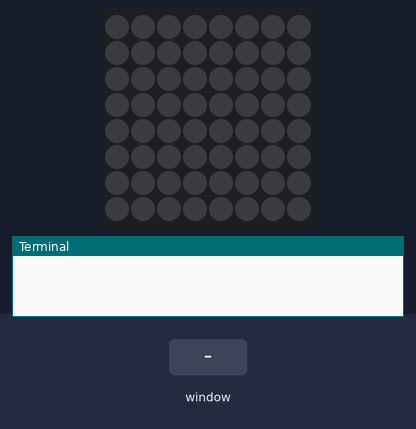
Bench run of a program on a simulated Raspberry Pi (BCM pin numbers) with a Sense HAT. On the bench: the Sense HAT's 8×8 RGB LED matrix, the last lines printed to the terminal. The test bench sets the inputs (shaded band). The desktop window is not drawn, its controls go by their first labels and the mouse button is held 0.15 s.

Above: at 1.3 s.
1.4 s: control labelled "Imprimir" in the window clicked
At 1.7 s:
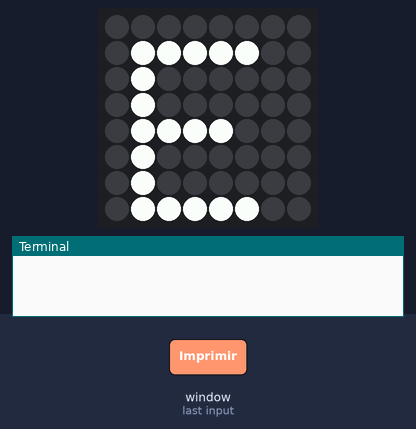
2.9 s: control labelled "Rotar" in the window clicked
At 4.0 s:
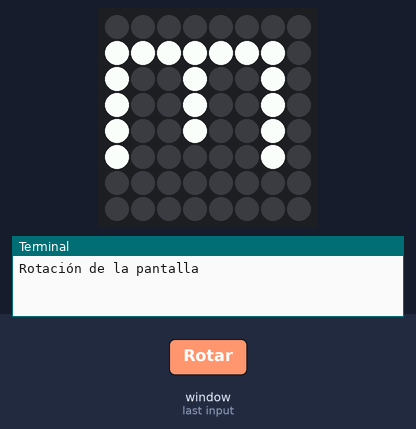
4.4 s: control labelled "Limpiar" in the window clicked
At 5.1 s:
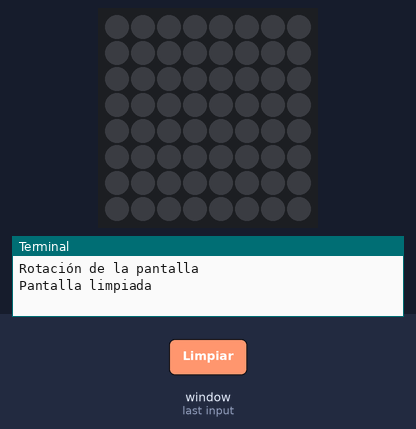
Timing chart, 0 to 7.4 s (numbered marks = the images above; inputs shaded):
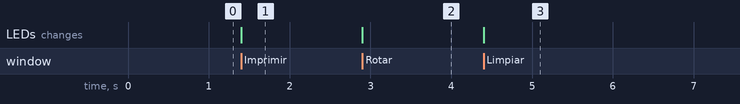

The program:

graphic_interface_0.py
```python
import tkinter as tk
from sense_hat import SenseHat

# Instanciamos el SenseHat
sense = SenseHat()

# Creamos el botón de encendido
def limpiar():
    sense.clear()
    print("Pantalla limpiada")

angle = 0
def rotar():
    global angle
    angle += 90
    angle = angle % 360
    sense.set_rotation(angle)
    print("Rotación de la pantalla")

def imprimir():
    sense.show_letter(caja_texto.get()[0])

def salir():
    exit()

# Creamos la ventana principal
ventana = tk.Tk()
ventana.geometry("300x200")
ventana.title("Control de pantalla")

# Botón de limpiar
boton_encender = tk.Button(ventana, text="Limpiar", command=limpiar)
boton_encender.place(x=50, y=50)
# Botón de rotar
boton_apagar = tk.Button(ventana, text="Rotar", command=rotar)
boton_apagar.place(x=150, y=50)
# Creamos un botón para imprimir el mensaje
boton_imprimir = tk.Button(ventana, text="Imprimir", command=imprimir)
boton_imprimir.place(x=100, y=100)
# Creamos un botón peuqeño para salir
boton_salir= tk.Button(ventana, text="X", command=salir, bg="red", fg="white")
boton_salir.place(x=260, y=5)

# Creamos la caja de texto
caja_texto = tk.Entry(ventana)
caja_texto.place(x=50, y=150)
caja_texto.insert(0, "Escribe aquí")

# Bucle principal
ventana.mainloop()
```

Measured:
- after the input at 1.4 s, the LEDs: change at once (image 1)
- after the input at 2.9 s, the LEDs: change at once (image 2)
- after the input at 4.4 s, the LEDs: change at once (image 3)
